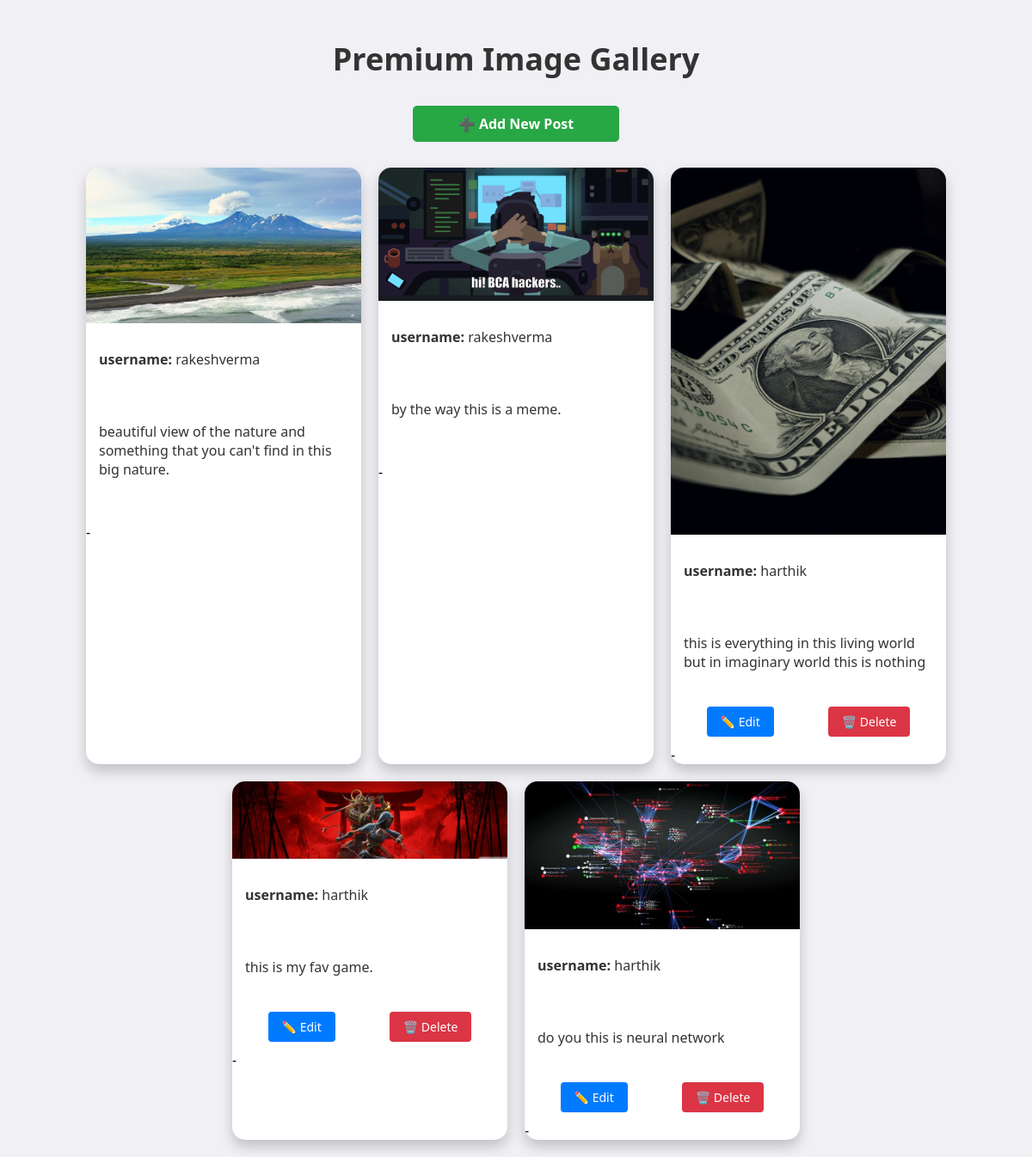
Page /post/ (signed in) on the earlier database version.
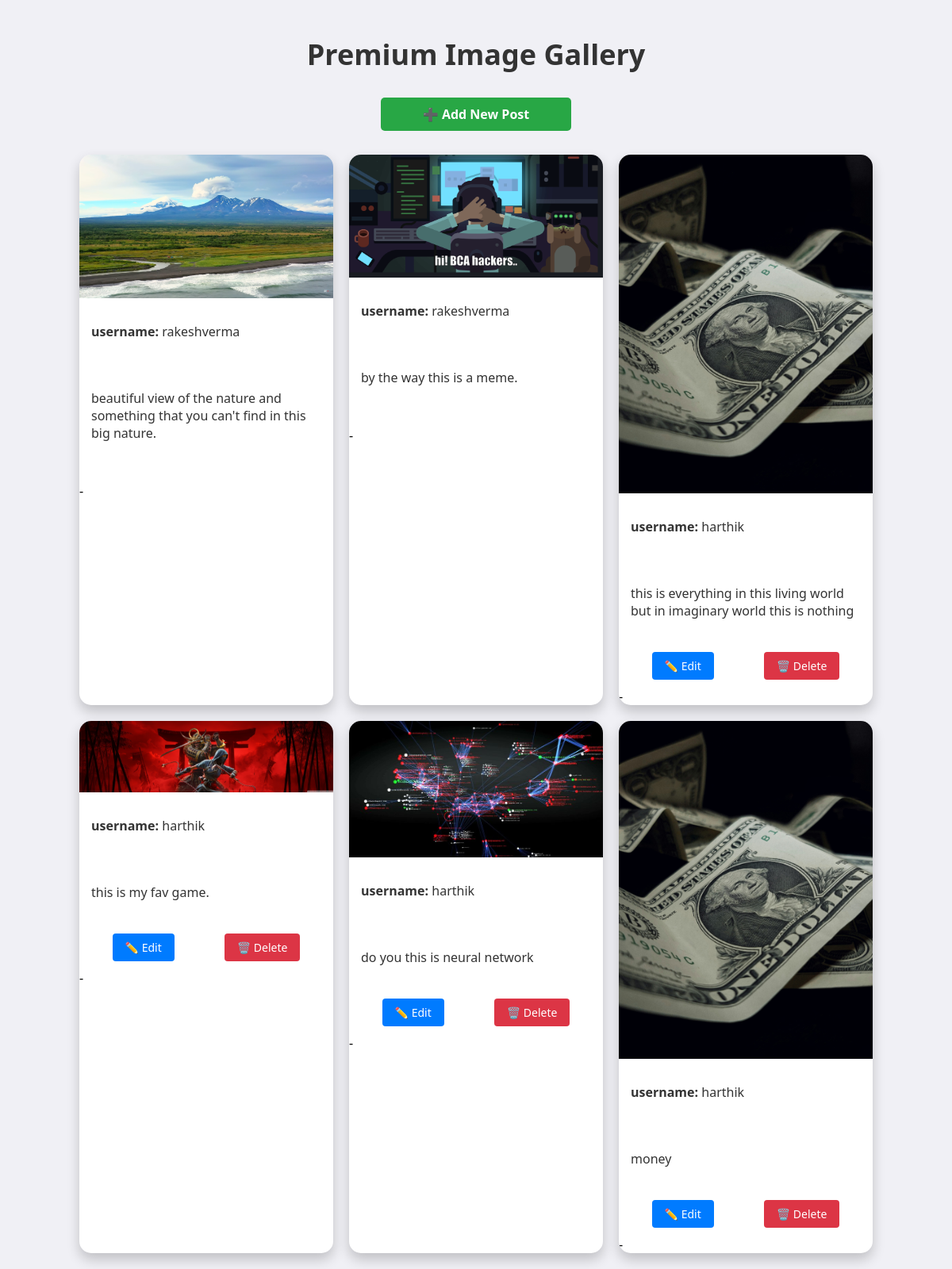
Same page on the later database version.
### post1/models.py (models this page shows, shortened)
class postdb(models.Model):
    images = models.ImageField(upload_to='posts/')
    description = models.TextField(max_length=255)
    title = models.TextField(max_length=75, blank=True)
    user = models.ForeignKey(User, on_delete=models.CASCADE,default=1)

### post1/views.py (the view)
# urls.py: path('post/',views.post_list,name = 'post_list'),
@login_required
def post_list(request):
    posts = postdb.objects.all()
    return render(request,'post1/myhome.html',{'posts':posts})

### templates/post1/myhome.html (shortened to what this page needs)
<!DOCTYPE html>
<html>
<head>
</head>
<body>
{% block content %}
    <h1>Premium Image Gallery</h1>
    <a href="{% url 'post_create' %}" class="add-btn">➕ Add New Post</a>
    <div class="container">
        {% for post in posts %}
            <div class="card">
                <img src="{{ post.images.url }}" alt="Post image" />
                <p><strong>username:</strong> {{ post.user }}</p>
                <p>{{ post.description }}</p>
                <div class="card-buttons">
                    {% if post.user == user %}
                    <a href="{% url 'post_edit' post.id %}" class="btn btn-edit">✏️ Edit</a>
                    <a href="{% url 'post_delete' post.id %}" class="btn btn-delete"
                       onclick="return confirm('Are you sure you want to delete this post?');">🗑️ Delete</a>
                       {% endif %}
                </div>
                 -
            </div>
        {% empty %}
            <p>No posts available.</p>
        {% endfor %}
    </div>
{% endblock %}
</body>
</html>

### templates/post1/myhome.html (style rules this page uses)
body { background-color: #f0f0f5; font-family: 'Segoe UI', Tahoma, Geneva, Verdana, sans-serif; margin: 0; padding: 20px; }
h1 { text-align: center; margin-bottom: 30px; font-size: 36px; color: #333; }
.add-btn { display: block; margin: 0 auto 30px auto; padding: 10px 20px; background-color: #28a745; color: white; text-decoration: none; border-radius: 5px; font-weight: bold; text-align: center; width: 200px; }
.container { display: flex; flex-wrap: wrap; justify-content: center; gap: 20px; }
.card { background: white; border-radius: 15px; box-shadow: 0 8px 16px rgba(0, 0, 0, 0.2); width: 320px; overflow: hidden; transition: transform 0.3s ease, box-shadow 0.3s ease; display: flex; flex-direction: column; }
.card img { width: 100%; height: auto; display: block; }
.card p { padding: 15px; font-size: 16px; color: #333; }
.card-buttons { display: flex; justify-content: space-around; margin: 10px; }
.btn { padding: 8px 16px; text-decoration: none; border-radius: 4px; color: white; font-size: 14px; }
.btn-edit { background-color: #007bff; }
.btn-delete { background-color: #dc3545; }

Differences in the rows shown:
added postdb: images (picture), user "harthik", description "money", shows "✏️ Edit"
